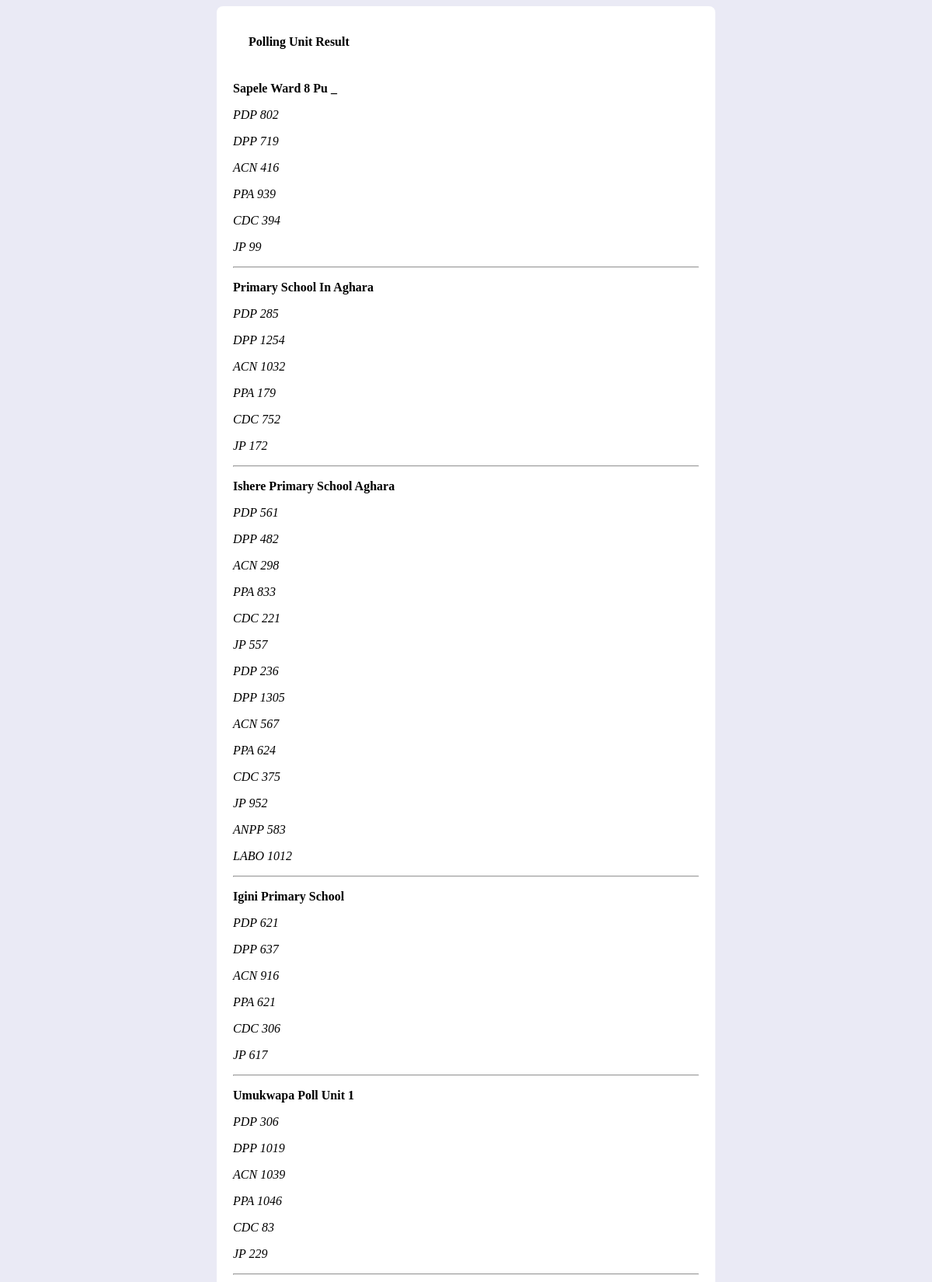
/polls/polling-unit/result/ (upper part), run on the app's committed database.
### polls/models.py (models this page shows)
class PollingUnit(models.Model):
    uniqueid = models.AutoField(primary_key=True)
    polling_unit_id = models.IntegerField()
    ward_id = models.IntegerField()
    lga_id = models.IntegerField()
    uniquewardid = models.IntegerField(null=True)
    polling_unit_number = models.CharField(max_length=50, null=True)
    polling_unit_name = models.CharField(max_length=50, null=True)
    polling_unit_description = models.TextField(null=True)
    lat = models.CharField(max_length=255, null=True)
    long = models.CharField(max_length=255, null=True)
    entered_by_user = models.CharField(max_length=50, null=True)
    date_entered = models.DateTimeField(null=True)
    user_ip_address = models.CharField(max_length=50, null=True)
    class Meta:
        db_table = "polling_unit"

class AnnouncedPUResults(models.Model):
    result_id = models.AutoField(primary_key=True)
    polling_unit_uniqueid = models.CharField(max_length=50)
    party_abbreviation = models.CharField(max_length=4)
    party_score = models.IntegerField()
    entered_by_user = models.CharField(max_length=50)
    date_entered = models.DateTimeField()
    user_ip_address = models.CharField(max_length=50)
    class Meta:
        db_table = "announced_pu_results"

### polls/views.py (the view)
# urls.py: path("polling-unit/result/", views.PUResultView.as_view(), name="pu-result"),
class PUResultView(ListView):
    model = PollingUnit
    paginate_by = 10
    queryset = PollingUnit.objects.all()
    def get_context_data(self, **kwargs: Any) -> Dict[str, Any]:
        context = super().get_context_data(**kwargs)
        pus = context.get("pollingunit_list", None)
        for pu in pus:
            pu.announced_results = AnnouncedPUResults.objects.filter(
                polling_unit_uniqueid=pu.uniqueid
            )
        return context

### polls/templates/polls/pollingunit_list.html (shortened to what this page needs)
{% extends 'index.html' %}
{% block content %}
<div>
<div><strong><p>Polling Unit Result</p></strong></div>
{% for polling_unit in pollingunit_list %}
<p>
    <strong>{{ polling_unit.polling_unit_name | title }} </strong>
    {% for result in polling_unit.announced_results %}
        <p><em>{{ result.party_abbreviation }} {{ result.party_score }}</em></p>
    {% endfor %}
</p>
<hr>
{% endfor %}
</div>
{% endblock content %}

### static/style.css (style rules this page uses)
body div { margin: auto; width: 640px; background-color: rgb(255, 255, 255); border-radius: 8px; padding: 1px; }
body { background-color: rgb(234, 234, 245); }
body div div { margin-left: 10px; margin-right: 10px; width: auto; padding: 10px; }

### data on the page
PollingUnit: polling_unit_name "Sapele Ward 8 Pu _"
AnnouncedPUResults: party_abbreviation "PDP", party_score "802"
AnnouncedPUResults: party_abbreviation "DPP", party_score "719"
AnnouncedPUResults: party_abbreviation "ACN", party_score "416"
AnnouncedPUResults: party_abbreviation "PPA", party_score "939"
AnnouncedPUResults: party_abbreviation "CDC", party_score "394"
AnnouncedPUResults: party_abbreviation "JP", party_score "99"
PollingUnit: polling_unit_name "Primary School In Aghara"
AnnouncedPUResults: party_abbreviation "PDP", party_score "285"
AnnouncedPUResults: party_abbreviation "DPP", party_score "1254"
AnnouncedPUResults: party_abbreviation "ACN", party_score "1032"
AnnouncedPUResults: party_abbreviation "PPA", party_score "179"
AnnouncedPUResults: party_abbreviation "CDC", party_score "752"
AnnouncedPUResults: party_abbreviation "JP", party_score "172"
PollingUnit: polling_unit_name "Ishere Primary School Aghara"
AnnouncedPUResults: party_abbreviation "PDP", party_score "561"
AnnouncedPUResults: party_abbreviation "DPP", party_score "482"
AnnouncedPUResults: party_abbreviation "ACN", party_score "298"
AnnouncedPUResults: party_abbreviation "PPA", party_score "833"
AnnouncedPUResults: party_abbreviation "CDC", party_score "221"
AnnouncedPUResults: party_abbreviation "JP", party_score "557"
AnnouncedPUResults: party_abbreviation "PDP", party_score "236"
AnnouncedPUResults: party_abbreviation "DPP", party_score "1305"
AnnouncedPUResults: party_abbreviation "ACN", party_score "567"
AnnouncedPUResults: party_abbreviation "PPA", party_score "624"
AnnouncedPUResults: party_abbreviation "CDC", party_score "375"
AnnouncedPUResults: party_abbreviation "JP", party_score "952"
AnnouncedPUResults: party_abbreviation "ANPP", party_score "583"
AnnouncedPUResults: party_abbreviation "LABO", party_score "1012"
PollingUnit: polling_unit_name "Igini Primary School"
AnnouncedPUResults: party_abbreviation "PDP", party_score "621"
AnnouncedPUResults: party_abbreviation "DPP", party_score "637"
AnnouncedPUResults: party_abbreviation "ACN", party_score "916"
AnnouncedPUResults: party_abbreviation "PPA", party_score "621"
AnnouncedPUResults: party_abbreviation "CDC", party_score "306"
AnnouncedPUResults: party_abbreviation "JP", party_score "617"
PollingUnit: polling_unit_name "Umukwapa Poll Unit 1"
AnnouncedPUResults: party_abbreviation "PDP", party_score "306"
AnnouncedPUResults: party_abbreviation "DPP", party_score "1019"
AnnouncedPUResults: party_abbreviation "ACN", party_score "1039"
AnnouncedPUResults: party_abbreviation "PPA", party_score "1046"
AnnouncedPUResults: party_abbreviation "CDC", party_score "83"
AnnouncedPUResults: party_abbreviation "JP", party_score "229"
